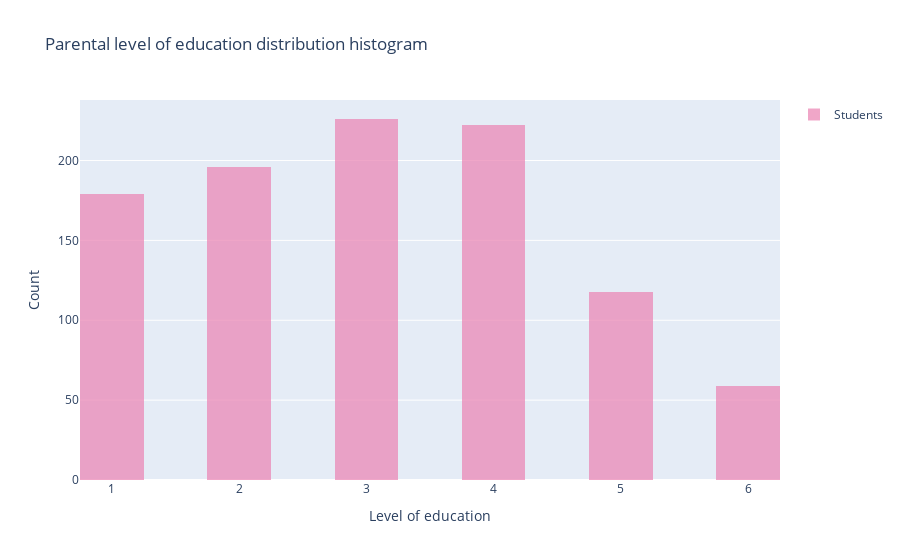

Write notebook code for a chart like this one.
### Code cell
#Parental level of education preview
A= df['parental level of education'].nunique()
B=df['parental level of education'].unique()

print("There are ", A, " different levels of education: ", B)
print("The correct descending order is: masters, bachelors, associate, some college, high school and some high school. For simplicity I will change values of levels of education from 1 to 6, 1 standing for 'some high school' and 6 for 'masters'")


df['parental level of education'].replace(['some high school'], value ='1', inplace=True)
df['parental level of education'].replace(['high school'], value ='2', inplace=True)
df['parental level of education'].replace(['some college'], value ='3', inplace=True)
df['parental level of education'].replace(["associate's degree"], value ='4', inplace=True)
df['parental level of education'].replace(["bachelor's degree"], value ='5', inplace=True)
df['parental level of education'].replace(["master's degree"], value ='6', inplace=True)




fig = go.Figure()
fig.add_trace(go.Histogram(
    x=df["parental level of education"],
    name='Students', # name used in legend and hover labels
    xbins=dict( # bins used for histogram
        size=0.5


        
    ),
    marker_color='#EB89B6',
    opacity=0.75
))


fig.update_layout(
    title_text='Parental level of education distribution histogram', # title of plot
    xaxis_title_text='Level of education', # xaxis label
    yaxis_title_text='Count', # yaxis label
    showlegend=True
   
    
)

fig.show()

### Figure 1 — Plotly figure (JSON) as saved in the notebook; plotly's stock layout.template omitted (floating-point values rounded to 4 significant figures; data arrays with more than 128 entries replaced by an {"elided": "..."} marker saying what was removed)
{"data": [{"marker": {"color": "#EB89B6"}, "name": "Students", "opacity": 0.75, "type": "histogram", "x": {"elided": "1000 str values"}, "xbins": {"size": 0.5}}], "layout": {"showlegend": true, "title": {"text": "Parental level of education distribution histogram"}, "xaxis": {"title": {"text": "Level of education"}}, "yaxis": {"title": {"text": "Count"}}}}
